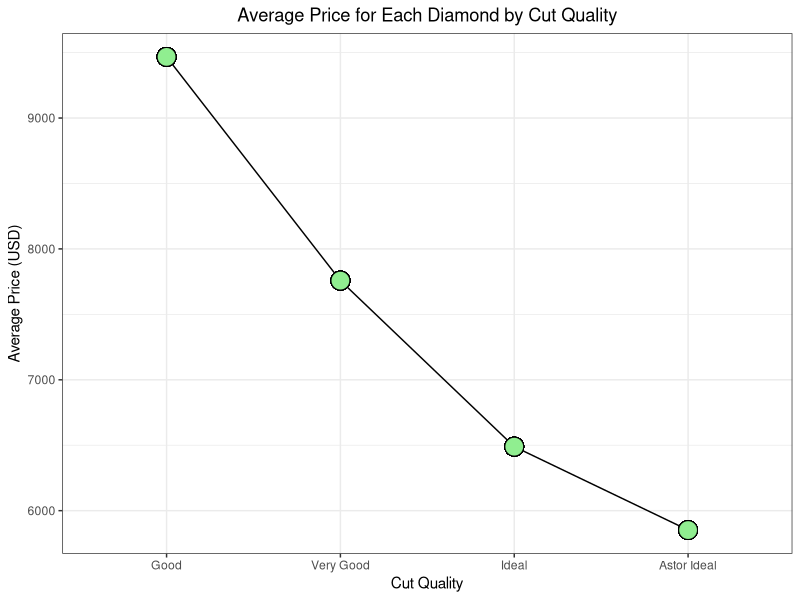
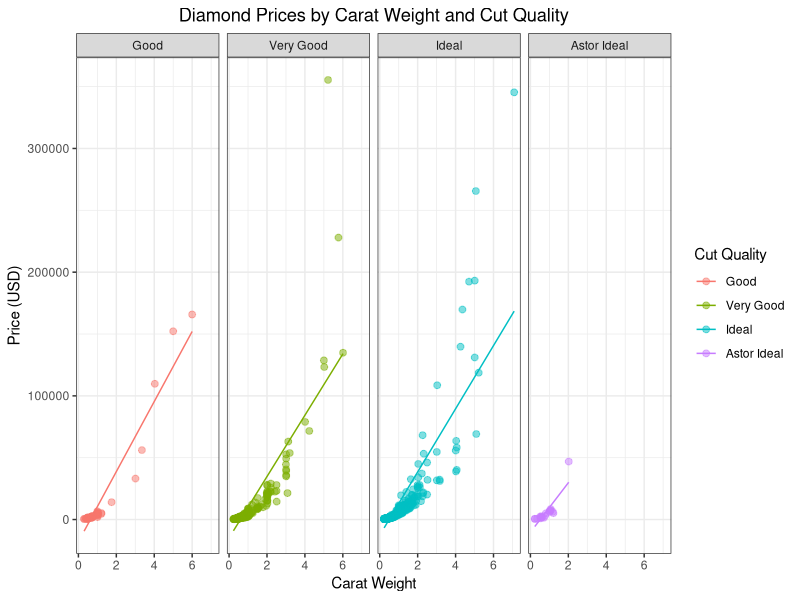
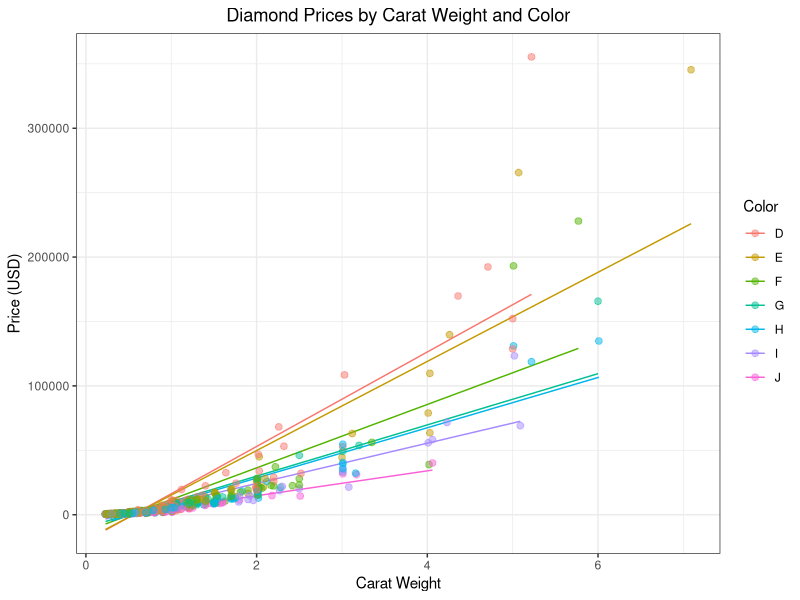
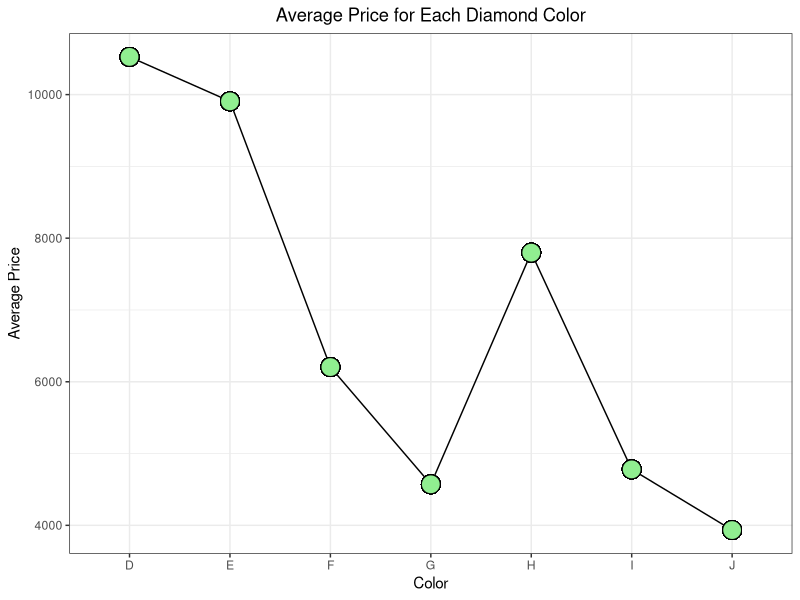
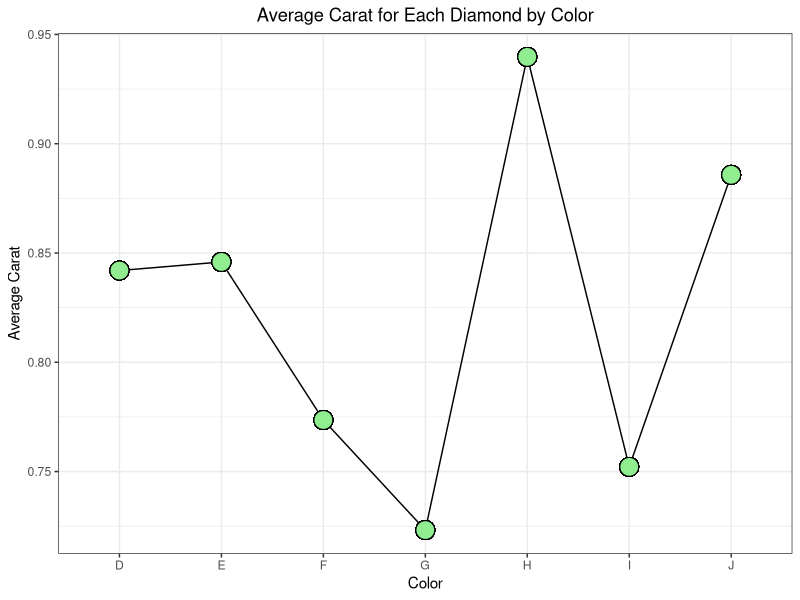
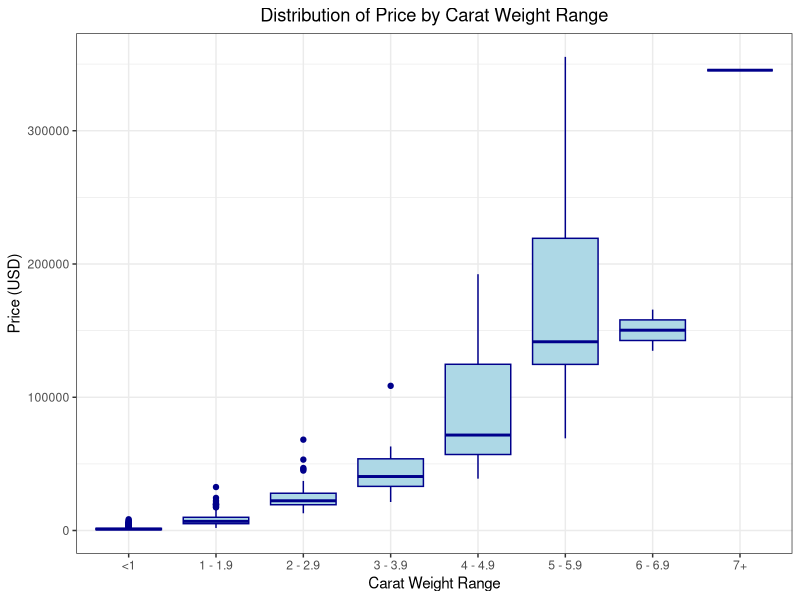
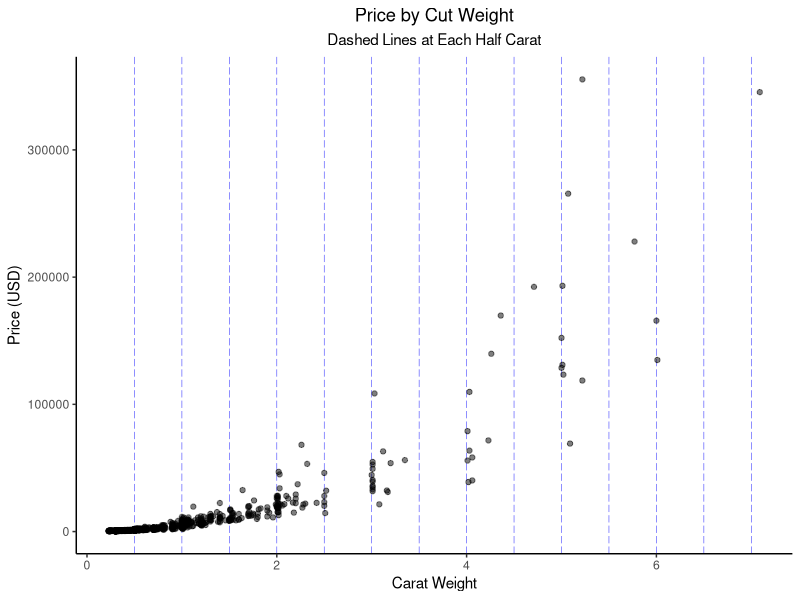
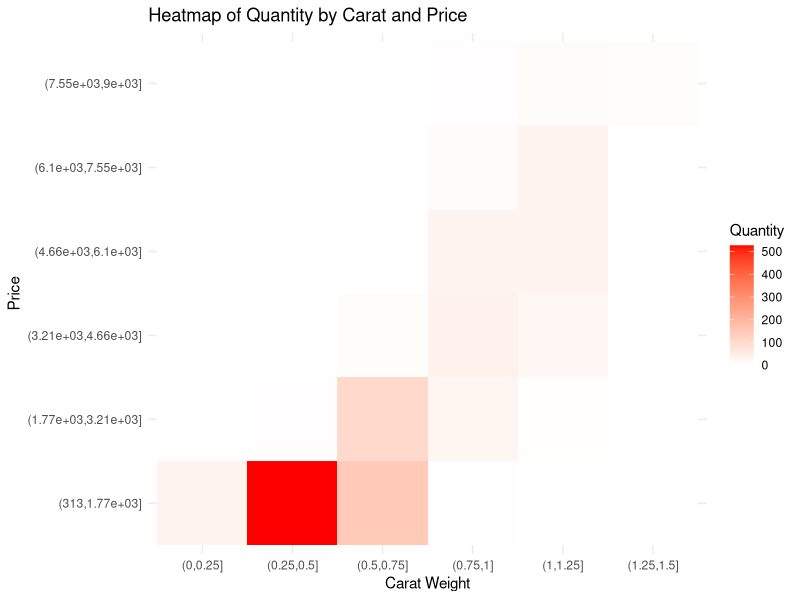

These figures' R source, in order: (Note: this script raises an error after producing the figures.)
## ---- chunk 1
knitr::opts_chunk$set(echo = TRUE)
library(tidyverse)
library(ggplot2)
library(MASS)
## ---- chunk 2
diamond <- read.csv("diamonds4.csv", header=TRUE)
head(diamond)

diamond <- diamond %>% 
  mutate(clarity2= ordered(ifelse((clarity=="SI1"|clarity=="SI2"), "SI",
                         ifelse((clarity=="VS1"|clarity=="VS2"), "VS",
                         ifelse((clarity=="VVS1"|clarity=="VVS2"), 
                                "VVS",as.character(clarity)))),
                         levels=c("I1", "SI","VS","VVS","IF", "FL")),
         clarity = factor(clarity, 
                          levels=c("I1", "SI1","SI2","VS1","VS2","VVS1","VVS2","IF", "FL")),
         cut = factor(cut, levels=c("Good", "Very Good","Ideal","Astor Ideal")),
         carat2= ordered(ifelse((carat<1), "<1",
                         ifelse((carat<2), "1 - 1.9",
                         ifelse((carat<3), "2 - 2.9",
                         ifelse((carat<4), "3 - 3.9",
                         ifelse((carat<5), "4 - 4.9",
                         ifelse((carat<6), "5 - 5.9",
                         ifelse((carat<7), "6 - 6.9",
                         ifelse((carat>=7), "7+",
                                as.character(carat))))))))),
                         levels=c("<1", "1 - 1.9","2 - 2.9","3 - 3.9",
                                  "4 - 4.9", "5 - 5.9","6 - 6.9", "7+")))

head(diamond)


diamond2 <- subset(diamond, !(clarity == "FL"))
  
## ---- chunk 3
# line graph of average price for each diamond by cut quality
diamond %>%
  group_by(cut)%>%
  mutate(avg_price= mean(price,na.rm=TRUE)) %>%
  ggplot(aes(x= cut, y= avg_price, group=1)) +
    geom_line( color="black") +
    geom_point(shape=21, color="black", fill="lightgreen", size=6) +
    theme_bw()+
    theme(plot.title = element_text(hjust = 0.5))+
    ggtitle("Average Price for Each Diamond by Cut Quality") +
    labs(x="Cut Quality", y="Average Price (USD)")
## ---- chunk 4
# scatterplot of # of carats vs price (colored by cut)
ggplot(aes(x=carat,y=price, color=cut),data=diamond) +
  geom_smooth(method = "lm", se=FALSE, size=0.5)+
  geom_point(alpha=0.5, size=2)+
  facet_grid(~cut)+
  theme_bw()+
  theme(plot.title = element_text(hjust = 0.5))+
  labs(x="Carat Weight",
       y="Price (USD)",
       color="Cut Quality",
       title="Diamond Prices by Carat Weight and Cut Quality") +
  scale_y_continuous(labels = function(x) format(x, scientific = FALSE))
## ---- chunk 5
# scatterplot of # of carats vs price (colored by color)
ggplot(aes(x=carat,y=price, color=color),data=diamond) +
  geom_smooth(method = "lm", se=FALSE, size=0.5)+
  geom_point(alpha=0.5, size=2)+
  theme_bw()+
  theme(plot.title = element_text(hjust = 0.5))+
  labs(x="Carat Weight",
       y="Price (USD)",
       color="Color",
       title="Diamond Prices by Carat Weight and Color")+
  scale_y_continuous(labels = function(x) format(x, scientific = FALSE))
## ---- chunk 6
diamond %>%
  group_by(color)%>%
  mutate(avg_price= mean(price,na.rm=TRUE)) %>%
  ggplot(aes(x= color, y= avg_price, group=1)) +
    geom_line( color="black") +
    geom_point(shape=21, color="black", fill="lightgreen", size=6) +
    theme_bw()+
    theme(plot.title = element_text(hjust = 0.5))+
    ggtitle("Average Price for Each Diamond Color") +
    labs(x="Color", y="Average Price")

diamond %>%
  group_by(color)%>%
  mutate(avg_carat= mean(carat,na.rm=TRUE)) %>%
  ggplot(aes(x= color, y= avg_carat, group=1)) +
    geom_line( color="black") +
    geom_point(shape=21, color="black", fill="lightgreen", size=6) +
    theme_bw()+
    theme(plot.title = element_text(hjust = 0.5))+
    ggtitle("Average Carat for Each Diamond by Color") +
    labs(x="Color", y="Average Carat")
## ---- chunk 7
# Boxplot
ggplot(diamond, aes(x = carat2, y = price)) +
  geom_boxplot(fill = "lightblue", color = "darkblue") +
  theme_bw()+
  theme(plot.title = element_text(hjust = 0.5))+
  labs(title = "Distribution of Price by Carat Weight Range") +
  xlab("Carat Weight Range") +
  ylab("Price (USD)") +
  scale_y_continuous(labels = function(x) format(x, scientific = FALSE))

#scatter plot
ggplot(diamond, aes(x=carat,y=price)) + 
  geom_vline(xintercept = seq(from=0.5, to=7, by = 0.5), color="blue", size=0.2, linetype="longdash", alpha=0.75)+
  geom_point(alpha=0.5) +
  theme_classic()+
  theme(plot.title = element_text(hjust = 0.5),
        plot.subtitle = element_text(hjust = 0.5))+
  labs(title="Price by Cut Weight", subtitle = "Dashed Lines at Each Half Carat", x="Carat Weight", y="Price (USD)")+
  scale_y_continuous(labels = function(x) format(x, scientific = FALSE))
## ---- chunk 8
filtered_data <- diamond %>%
filter(price <= 9000, carat <= 5)

                     
carat_categories <- cut(filtered_data$carat, breaks = seq(0, max(filtered_data$carat), by = 0.25))
price_categories <- cut(filtered_data$price, breaks = 6)

heatmap_data <- data.frame(
  carat = carat_categories,
  price = price_categories
)

# Count the occurrences of each combination of carat and price
heatmap_counts <- table(heatmap_data)

# Convert the table to a data frame for plotting
heatmap_df <- as.data.frame(heatmap_counts)

# Rename the columns for better readability
names(heatmap_df) <- c("Carat", "Price", "Quantity")

# Create the heatmap using ggplot2
heatmap_plot <- ggplot(heatmap_df, aes(x = Carat, y = Price, fill = Quantity)) +
  geom_tile() +
  theme(plot.title = element_text(hjust = 0.5)) +
  scale_fill_gradient(low = "white", high = "red") +
  labs(
    title = "Heatmap of Quantity by Carat and Price",
    x = "Carat Weight",
    y = "Price"
  ) +
  theme_minimal()

# Display the heatmap
heatmap_plot
## ---- chunk 9
ggplot(diamond, aes(x=carat,y=price)) + geom_point() + geom_smooth(method = "lm", se=FALSE) +
  labs(title="Scatterplot of Price Against Carat", x="Carat", y="Price")
## ---- chunk 10
result<-lm(price~carat, data=diamond)
par(mfrow = c(2, 2))
plot(result)
## ---- chunk 11
result <- lm(price~carat, data=diamond)
library(MASS)
MASS::boxcox(result, lambda = seq(0.2, 0.4, 1/10))
## ---- chunk 12
ystar <- diamond$price^0.3
diamond_transformed<-data.frame(diamond$carat,ystar)

ggplot(diamond_transformed, aes(x=diamond.carat,y=ystar)) + geom_point() + geom_smooth(method = "lm", se=FALSE) +
  labs(title="Scatterplot of Price (Transformed) Against Carat", x="Carat", y="Price ^ 0.3")
## ---- chunk 13
result<-lm(ystar~diamond.carat, data=diamond_transformed)
par(mfrow = c(2, 2))
plot(result)
## ---- chunk 14
ystar <- log(diamond$price)
diamond_transformed<-data.frame(diamond$carat,ystar)

ggplot(diamond_transformed, aes(x=diamond.carat,y=ystar)) + geom_point() + geom_smooth(method = "lm", se=FALSE) +
  labs(title="Scatterplot of Price (Transformed) Against Carat", x="Carat", y="log(Price)")
## ---- chunk 15
result<-lm(ystar~diamond.carat, data=diamond_transformed)
par(mfrow = c(2, 2))
plot(result)
## ---- chunk 16
xstar<-log(diamond$carat)
diamond_final<-data.frame(xstar,ystar)

ggplot(diamond_final, aes(x=xstar,y=ystar)) + geom_point() + geom_smooth(method = "lm", se=FALSE) +
  labs(title="Scatterplot of Price (Transformed) Against Carat (Transformed)", x="log(Carat)", 
       y="log(Price)")
## ---- chunk 17
result<-lm(ystar~xstar, data=diamond_final)
par(mfrow = c(2, 2))
plot(result)
## ---- chunk 18
summary(result)
## ---- chunk 19
# scatterplot of # of carats vs price (colored by cut)
ggplot(aes(x=carat,y=price, color=cut),data=diamond) +
  geom_smooth(method = "lm", se=FALSE, size=0.5)+
  geom_point(alpha=0.5, size=2)+
  facet_grid(~cut)+
  labs(x="Carat",
       y="Price (USD)",
       color="Cut type",
       title="Scatterplot of diamonds prices by carat and cut (Diamonds data)")

# scatterplot of # of carats vs price (colored by clarity)
ggplot(aes(x=carat,y=price, color=clarity),data=diamond) +
  geom_smooth(method = "lm", se=FALSE, size=0.5)+
  geom_point(alpha=0.5, size=2)+
  theme_bw()+
  theme(plot.title = element_text(hjust = 0.5))+
  labs(x="Carat Weight",
       y="Price (USD)",
       color="Clarity",
       title="Scatterplot of Diamonds Prices by Carat and Clarity")+
  scale_y_continuous(labels = function(x) format(x, scientific = FALSE))

# scatterplot of # of carats vs price (colored by clarity2- the combined variable)
ggplot(aes(x=carat,y=price, color=clarity2),data=diamond) +
  geom_smooth(method = "lm", se=FALSE, size=0.5)+
  geom_point(alpha=0.5, size=2)+
  labs(x="Carat",
       y="Price (USD)",
       color="Clarity",
       title="Scatterplot of diamonds prices by carat and clarity (Diamonds data)")
## ---- chunk 20
# Violin plot
ggplot(diamond, aes(x = color, y = carat)) +
  geom_violin(fill = "lightblue", color = "darkblue") +
  labs(title = "Distribution of Carat by Color") +
  xlab("color") +
  ylab("carat")

# Boxplot
ggplot(diamond, aes(x = clarity, y = carat)) +
  geom_boxplot(fill = "lightblue", color = "darkblue") +
  labs(title = "Distribution of Carat by Clarity") +
  xlab("Clarity") +
  ylab("Carat")
## ---- chunk 21
# bar graph of mean price for each diamond clarity 
ggplot()+
  stat_summary(aes(x=clarity,y=price),
               fun="mean",geom="bar",
               data=diamond)+
  labs(x="Clarity",
       y="Price (USD)",
       title="Bar graph of diamonds prices by clarity(Diamonds data)")
## ---- chunk 22
# histogram of prices
ggplot()+
  geom_histogram(aes(x=price), bins=100, data=diamond)+
  labs(x="Price (USD)",
       title="Historgram of diamonds prices(Diamonds data)")

#histogram of diamond prices colored by clarity
ggplot()+
  geom_histogram(aes(x=price, fill= clarity), 
                 bins=100, data=diamond) +
  labs(x="Price (USD)",
       fill="Clarity",
       title="Historgram of diamonds prices colored by clarity (Diamonds data)")

# ^ colored by carat
ggplot()+
  geom_histogram(aes(x=price, fill= cut), 
                 bins=100, data=diamond) +
  labs(x="Price (USD)",
       fill="Cut",
       title="Historgram of diamonds prices colored by cut type (Diamonds data)")

# ^ colored by color
ggplot()+
  geom_histogram(aes(x=price, fill= color), 
                 bins=100, data=diamond)+
  labs(x="Price (USD)",
       fill="Color",
       title="Historgram of diamonds prices colored by color (Diamonds data)")
## ---- chunk 23
## Side-by-side boxplots of price for each clarity category
ggplot(aes(x=clarity, y=price, fill=clarity), data=diamond)+
  geom_boxplot()+
  labs(x="Clarity",
       y="Price (USD)",
       title="Boxplot of diamonds prices by clarity (Diamonds data)")

#box plots of price by clarity split by cut type
 ggplot()+
  geom_boxplot(aes(x=clarity, y=price,fill=cut), 
               outlier.shape=3,outlier.size=0.2,data=diamond)+
  coord_flip()+
  labs(x="Clarity",
       y="Price (USD)",
       fill="Cut type",
       title="Boxplot of diamonds prices by clarity and cut (Diamonds data)")+
  theme(plot.title = element_text(h=0.5))
## ---- chunk 24
#violin plot of cut quality to carat weight
ggplot()+
  geom_violin(aes(x=cut, y=carat), data=diamond)+
  geom_boxplot(aes(x=cut, y=carat),
               width=0.1, fill="light blue", color="black", data=diamond)+
  labs(x="Cut Quality", y="Carat Weight",
       title="Violin Plots of Diamond Weight by Cut Quality")+
  coord_flip()
## ---- chunk 25
### Grouped bargraphs of cut type colored by clarity
ggplot()+
  geom_bar(aes(x=cut, fill=clarity), 
           stat="count",position ="dodge",
           data=diamond)

ggplot()+
  geom_bar(aes(x=clarity, fill=cut), 
           stat="count",position ="dodge",
           data=diamond)
## ---- chunk 26
# line graph of avg carat by clarity
diamond %>%
  group_by(clarity2)%>%
  mutate(avg_carat= mean(carat,na.rm=TRUE))%>%
  ggplot(aes(x= clarity2, y= avg_carat, group=1)) +
    geom_line( color="grey") +
    geom_point(shape=21, color="black", fill="#69b3a2", size=6) +
    ggtitle("Average Carat for Each Diamond Clarity Type") +
    theme(plot.title = element_text(hjust = 0.5))+
    labs(x="Clarity Type", y="Average Carat")

# line graph of avg price by clarity
diamond %>%
  group_by(clarity2)%>%
  mutate(avg_price= mean(price,na.rm=TRUE)) %>%
  ggplot(aes(x= clarity2, y= avg_price, group=1)) +
    geom_line( color="grey") +
    geom_point(shape=21, color="black", fill="#69b3a2", size=6) +
    ggtitle("Average Price for Each Diamond Clarity Type") +
    theme(plot.title = element_text(hjust = 0.5))+
    labs(x="Clarity Type", y="Average Price")

# line graph of avg carat by cut
diamond %>%
  group_by(cut)%>%
  mutate(avg_carat= mean(carat,na.rm=TRUE)) %>%
  ggplot(aes(x= cut, y= avg_carat, group=1)) +
    geom_line( color="black") +
    geom_point(shape=21, color="black", fill="lightgreen", size=6) +
    ggtitle("Average Carat for Each Diamond by Cut Quality") +
    labs(x="Cut Quality", y="Average Carat")
## ---- chunk 27
# matrix plot
ggplot(diamond, aes(x = carat, y = price)) +
  geom_point() +
  geom_smooth(method = "lm", se=FALSE, size=0.5)+
  facet_grid(cut ~ clarity) +
  labs(x = "Carat", y = "Price (USD)", color = "Cut", shape = "Clarity") +
  ggtitle("Scatterplot Matrix of Carat, Price, Cut, and Clarity")
## ---- chunk 28
library(gridExtra)

# Cut pie chart
cut_counts <- diamond %>%
  count(cut)
total_cut <- sum(cut_counts$n)
cut_counts$percentage <- cut_counts$n / total_cut * 100

pie_cut <- ggplot(cut_counts, aes(x = "", y = n, fill = cut)) +
  geom_bar(stat = "identity", width = 1) +
  geom_text(aes(label = paste0(round(percentage), "%")), position = position_stack(vjust = 0.5)) +
  coord_polar("y", start = 0) +
  labs(title = "Proportion of Diamond Cuts",
       fill = "Cut",
       x = NULL, y = NULL) +
  theme_void() +
  theme(legend.position = "right") 

# Color pie chart
color_counts <- diamond %>%
  count(color)

total_color <- sum(color_counts$n)
color_counts$percentage <- color_counts$n / total_color * 100

pie_color <- ggplot(color_counts, aes(x = "", y = n, fill = color)) +
  geom_bar(stat = "identity", width = 1) +
  geom_text(aes(label = paste0(round(percentage), "%")), position = position_stack(vjust = 0.5))+
  coord_polar("y", start = 0) +
  labs(title = "Proportion of Diamond Color",
       fill = "Color",
       x = NULL, y = NULL) +
  theme_void() +
  theme(legend.position = "right")

#Clarity pie chart
clarity_counts <- diamond %>%
  count(clarity)

total_clarity <- sum(clarity_counts$n)
clarity_counts$percentage <- clarity_counts$n / total_clarity * 100

pie_clarity <- ggplot(clarity_counts, aes(x = "", y = n, fill = clarity)) +
  geom_bar(stat = "identity", width = 1) +
  geom_text(aes(label = paste0(round(percentage), "%")), position = position_stack(vjust = 0.5))+
  coord_polar("y", start = 0) +
  labs(title = "Proportion of Diamond Clarity",
       fill = "Clarity",
       x = NULL, y = NULL) +
  theme_void() +
  theme(legend.position = "right")

# plot them
pie_cut
pie_clarity
pie_color
